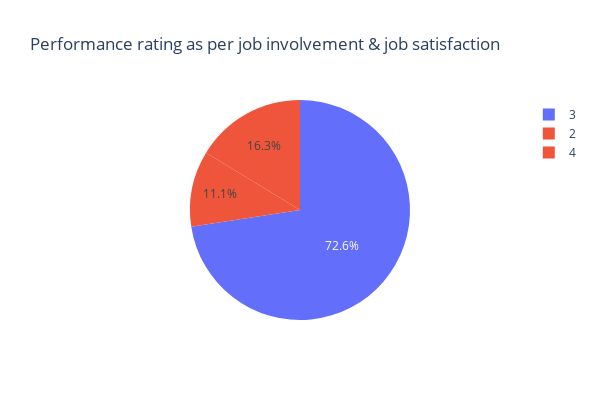

The notebook cell saved with this chart:
### Code cell
import plotly.express as px
fig = px.pie(data, values='EmpJobSatisfaction', names= 'PerformanceRating', color= 'EmpJobInvolvement',
            title = 'Performance rating as per job involvement & job satisfaction',width=600, height=400)
fig.show()

### Figure 1 — Plotly figure (JSON) as saved in the notebook; plotly's stock layout.template omitted (floating-point values rounded to 4 significant figures; data arrays with more than 128 entries replaced by an {"elided": "..."} marker saying what was removed)
{"data": [{"customdata": {"elided": "1200x1 int values"}, "domain": {"x": [0, 1], "y": [0, 1]}, "hovertemplate": "PerformanceRating=%{label}<br>EmpJobSatisfaction=%{value}<br>EmpJobInvolvement=%{customdata[0]}<extra></extra>", "labels": {"elided": "1200 int values"}, "legendgroup": "", "marker": {"colors": {"elided": "1200 str values"}}, "name": "", "showlegend": true, "type": "pie", "values": {"elided": "1200 int values"}}], "layout": {"height": 400, "legend": {"tracegroupgap": 0}, "title": {"text": "Performance rating as per job involvement & job satisfaction"}, "width": 600}}
